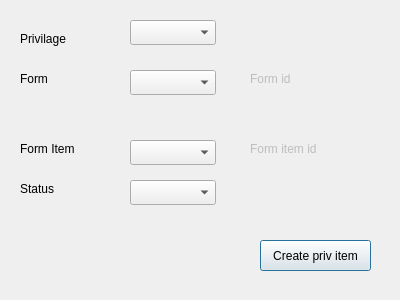
<?xml version="1.0" encoding="UTF-8"?>
<ui version="4.0">
 <class>Dialog</class>
 <widget class="QDialog" name="Dialog">
  <property name="geometry">
   <rect>
    <x>0</x>
    <y>0</y>
    <width>400</width>
    <height>300</height>
   </rect>
  </property>
  <property name="windowTitle">
   <string>Priv</string>
  </property>
  <widget class="QComboBox" name="CMB_formItem">
   <property name="geometry">
    <rect>
     <x>130</x>
     <y>140</y>
     <width>86</width>
     <height>25</height>
    </rect>
   </property>
  </widget>
  <widget class="QLabel" name="label_3">
   <property name="geometry">
    <rect>
     <x>20</x>
     <y>140</y>
     <width>81</width>
     <height>17</height>
    </rect>
   </property>
   <property name="text">
    <string>Form Item</string>
   </property>
  </widget>
  <widget class="QLabel" name="label_2">
   <property name="geometry">
    <rect>
     <x>20</x>
     <y>70</y>
     <width>67</width>
     <height>17</height>
    </rect>
   </property>
   <property name="text">
    <string>Form</string>
   </property>
  </widget>
  <widget class="QPushButton" name="BTN_createPrivItem">
   <property name="geometry">
    <rect>
     <x>260</x>
     <y>240</y>
     <width>111</width>
     <height>31</height>
    </rect>
   </property>
   <property name="text">
    <string>Create priv item</string>
   </property>
  </widget>
  <widget class="QComboBox" name="CMB_priv">
   <property name="geometry">
    <rect>
     <x>130</x>
     <y>20</y>
     <width>86</width>
     <height>25</height>
    </rect>
   </property>
  </widget>
  <widget class="QLabel" name="User">
   <property name="geometry">
    <rect>
     <x>20</x>
     <y>30</y>
     <width>67</width>
     <height>17</height>
    </rect>
   </property>
   <property name="text">
    <string>Privilage</string>
   </property>
  </widget>
  <widget class="QLabel" name="LB_formId">
   <property name="enabled">
    <bool>false</bool>
   </property>
   <property name="geometry">
    <rect>
     <x>250</x>
     <y>70</y>
     <width>141</width>
     <height>17</height>
    </rect>
   </property>
   <property name="frameShape">
    <enum>QFrame::NoFrame</enum>
   </property>
   <property name="text">
    <string>Form id</string>
   </property>
  </widget>
  <widget class="QComboBox" name="CMB_form">
   <property name="geometry">
    <rect>
     <x>130</x>
     <y>70</y>
     <width>86</width>
     <height>25</height>
    </rect>
   </property>
  </widget>
  <widget class="QComboBox" name="CMB_status">
   <property name="geometry">
    <rect>
     <x>130</x>
     <y>180</y>
     <width>86</width>
     <height>25</height>
    </rect>
   </property>
  </widget>
  <widget class="QLabel" name="label_4">
   <property name="geometry">
    <rect>
     <x>20</x>
     <y>180</y>
     <width>81</width>
     <height>17</height>
    </rect>
   </property>
   <property name="text">
    <string>Status</string>
   </property>
  </widget>
  <widget class="QLabel" name="LB_formItemId">
   <property name="enabled">
    <bool>false</bool>
   </property>
   <property name="geometry">
    <rect>
     <x>250</x>
     <y>140</y>
     <width>141</width>
     <height>17</height>
    </rect>
   </property>
   <property name="frameShape">
    <enum>QFrame::NoFrame</enum>
   </property>
   <property name="text">
    <string>Form item id</string>
   </property>
  </widget>
 </widget>
 <resources/>
 <connections/>
</ui>
